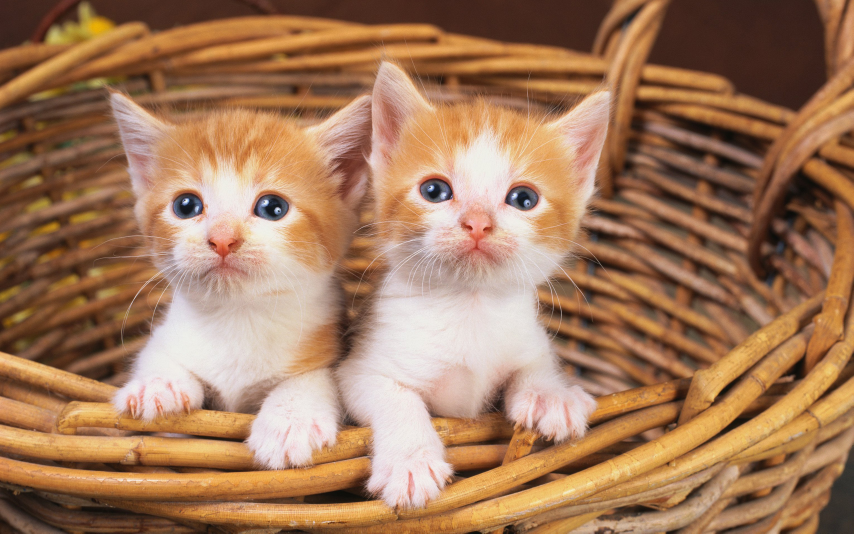
#> input picture ckt.jpg, 2560 x 1600 px (shown at 1/3 size)
$ python module_11_1.py
#> lines starting #> are read from the running program, lines starting #| are printed output that depends on the picture
import numpy as np

#NamPy
#создадим 2 массива и объеденим их в 1
a = np.array([[1, 2, 10, 16, 30], [3, 5, 20, 55, 8]])
b = np.random.randint(1, 20, size=(2, 5))
c = a + b
print(c)
#Выводим сумму чисел массива и в каждой оси
print(f'Сумма чисел: {c.sum()}')
print(f'Сумма чисел в столбцах: {c.sum(axis = 0)}')
print(f'Сумма чисел в строках: {c.sum(axis = 1)}')
#Выводим среднее арифметическое массива и в каждой оси
print(f'Среднее арифметическое: {c.mean()}')
print(f'Среднее арифметическое  в столбцах: {c.mean(axis = 0)}')
print(f'Среднее арифметическое в строках: {c.mean(axis = 1)}')
#Выводим максимальное и минимальное значение в массиве
print(f'Max: {c.max()}, Min: {c.min()}')

from PIL import Image
from PIL import ImageGrab, ImageOps
from PIL import Image, ImageFilter
#Pillow

#Откроем картинку, получим её размер, а затем изменим его
image = Image.open("ckt.jpg")
#> image is the input picture: PIL image 2560x1600 RGB; mean R, G, B 163.1, 122.5, 92
width, height = image.size
#> width = 2560; height = 1600
print(width, height)
#| 2560 1600
new_image = image.resize((1300, 600))
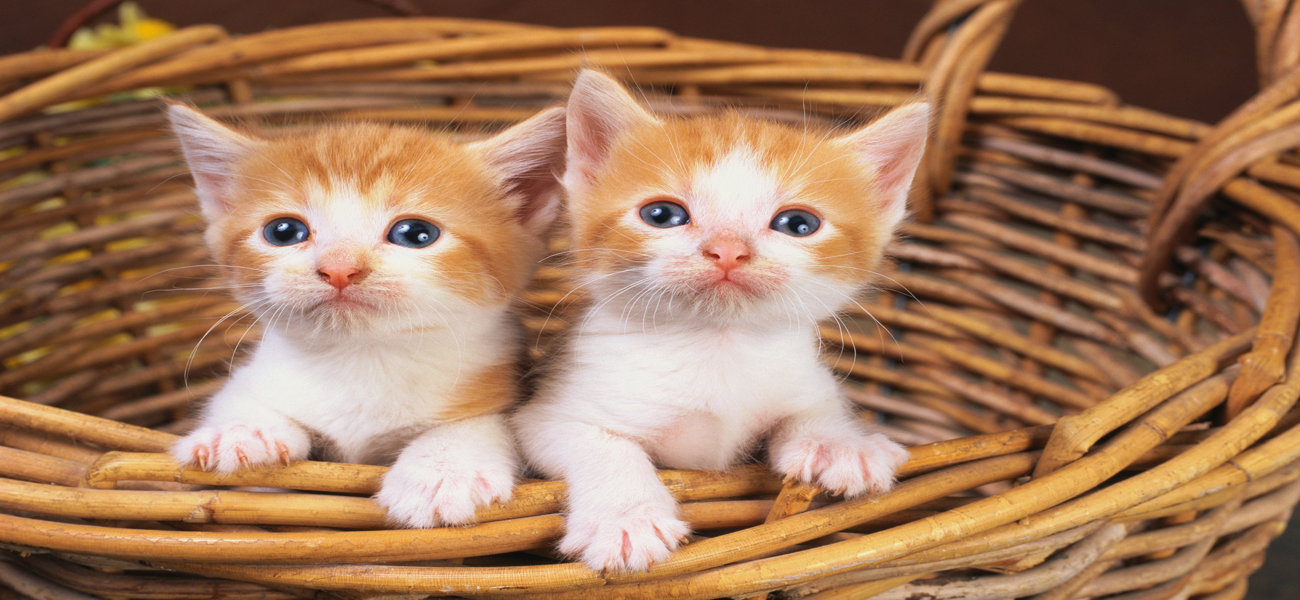
#> new_image: PIL image 1300x600 RGB; mean R, G, B 163.1, 122.5, 92
new_image.show()
#Отразим изображение по горизонтале
new_image1 = ImageOps.mirror(image)
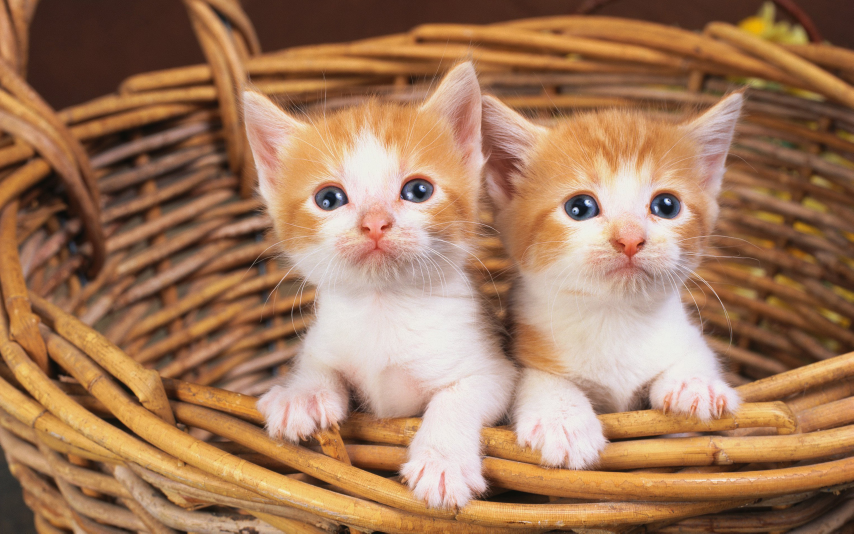
#> new_image1: PIL image 2560x1600 RGB (shown at 1/3 size); mean R, G, B 163.1, 122.5, 92
new_image1.show()
#Используем фильтр на изображение
new_image2 = image.filter(ImageFilter.FIND_EDGES)
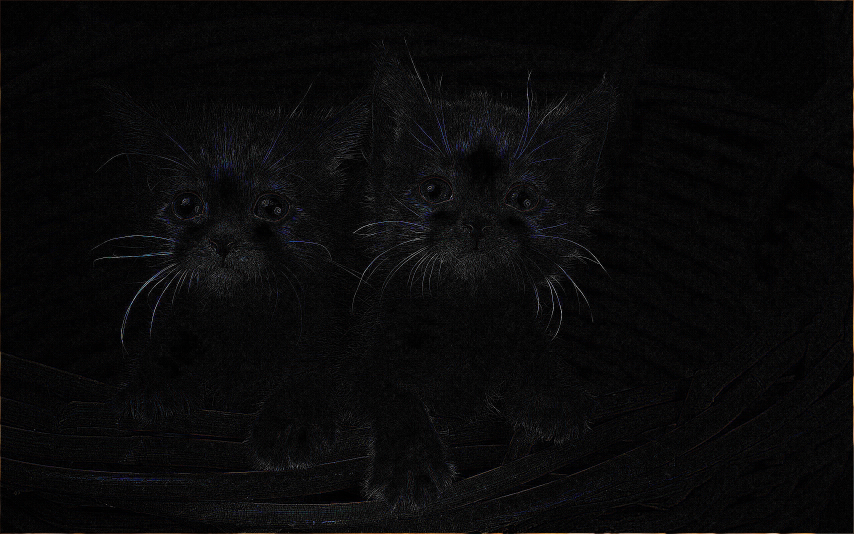
#> new_image2: PIL image 2560x1600 RGB (shown at 1/3 size); mean R, G, B 9.4, 9.2, 9.7
new_image2.show()
new_image3 = ImageOps.grayscale(image)
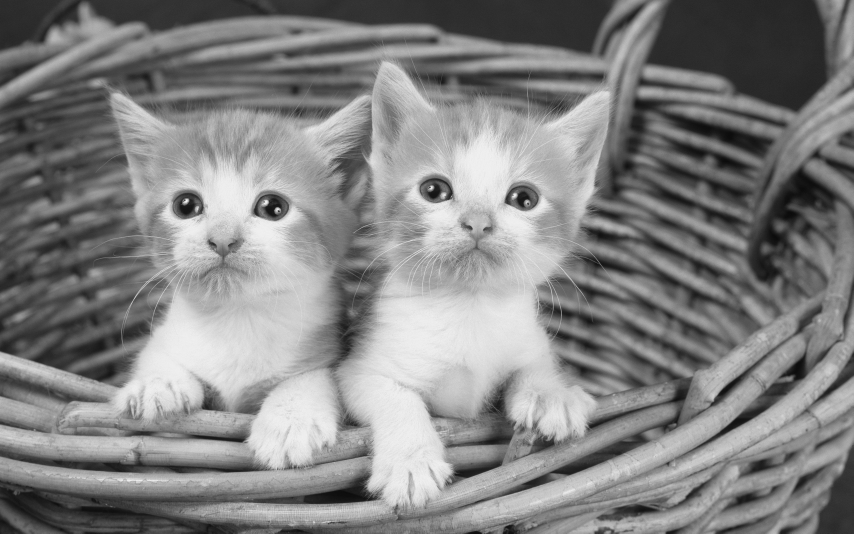
#> new_image3: PIL image 2560x1600 L (shown at 1/3 size); min 10, max 249, mean 131.2
new_image3.show()
image.save("new.PNG")
